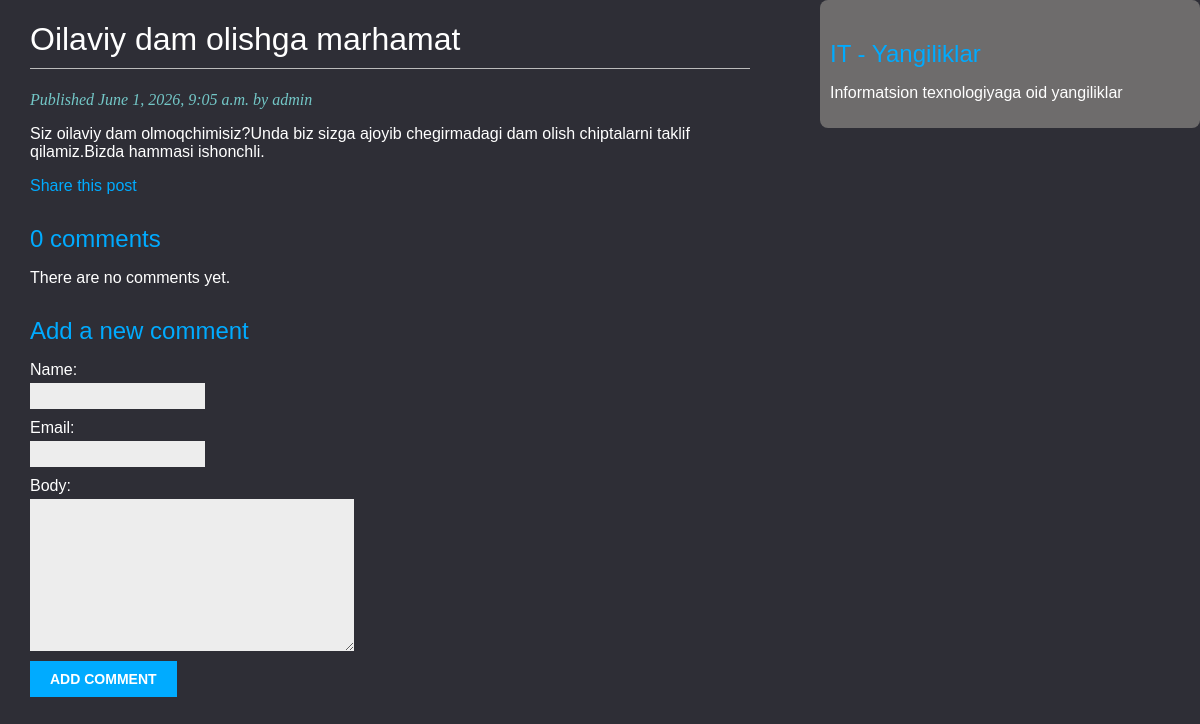
The app's page /2026/6/1/oilaviy-dam-olishga-marhamat/ with its own data.
### blogapp/models.py (models this page shows, shortened)
class Post(models.Model):
    STATUS_CHOICES = (
        ('draft', 'Draft'),
        ('published', 'Published')
    )
    title = models.CharField(max_length=250)
    slug = models.CharField(max_length=250, unique_for_date='publish')
    author = models.ForeignKey(User, on_delete=models.CASCADE, related_name='blog_posts')
    body = models.TextField()
    publish = models.DateTimeField(default=timezone.now())
    created = models.DateTimeField(auto_now_add=True)
    updated = models.DateTimeField(auto_now=True)
    status = models.CharField(max_length=10, choices=STATUS_CHOICES, default='draft')
    class Meta:
        ordering = ('-publish',)
    objects = models.Manager()
    published = PublishedManager()

### blogapp/views.py (the view)
# urls.py: path('<int:year>/<int:month>/<int:day>/<slug:slug>/', post_detail, name='post_detail'),
def post_detail(request, year, month, day, slug):
    post = get_object_or_404(Post, slug=slug, status='published', publish__year=year, publish__month=month,
                             publish__day=day)
    comments = post.comments.filter(active=True)
    new_comment = None
    if request.method == 'POST':
        comment_form = CommentForm(data=request.POST)
        if comment_form.is_valid():
            new_comment = comment_form.save(commit=False)
            new_comment.post = post
            new_comment.save()
    else:
        comment_form = CommentForm()
    return render(request,
                  'blog/post/detail.html',
                  {'post': post,
                   'comments': comments,
                   'new_comment': new_comment,
                   'comment_form': comment_form})

### blogapp/forms.py
class CommentForm(forms.ModelForm):
    class Meta:
        model = Comment
        fields = ('name', 'email', 'body')

### templates/blog/post/detail.html (shortened to what this page needs)
{% extends 'blog/base.html' %}
{% block content %}
    <h1>{{ post.title }}</h1>
    <p class="date">
        Published {{ post.publish }} by {{ post.author }}
    </p>
    {{ post.body|linebreaks }}
    <p>
        <a href="{% url 'blogapp:post_share' post.id %}">
            Share this post
        </a>
    </p>
    {% with comments.count as total_comments %}
        <h2>
            {{ total_comments }} comment{{total_comments|pluralize}}
        </h2>
    {% endwith %}
    {% for comment in comments %}
        <div class="comment">
            <p class="info">
                Comment {{ forloop.counter }} by {{comment.name}}
                {{ comment.created }}
            </p>
            {{ comment.body|linebreaks }}
        </div>
    {% empty %}
        <p> There are no comments yet.</p>
    {% endfor %}
    {% if new_comment %}
        <h2>Your comment has been added</h2>
    {% else %}
        <h2>Add a new comment</h2>
        <form method="post" style="color:white !important;">
            {{ comment_form.as_p }}
            <p><input type="submit" value="Add comment"></p>
        </form>
    {% endif %}
{% endblock %}

### static/css/blog.css (style rules this page uses)
body { margin:0; padding:0; font-family:helvetica,sans-serif; background-color:#2e2e36; color:white; }
a { color: #00abff; text-decoration:none; }
h1 { font-weight:normal; border-bottom:1px solid #bbb; padding:0 0 10px 0; }
h2 { font-weight:normal; margin:30px 0 0; color:#00abff; }
p.date { color:#73c7c7; font-family:georgia,serif; fon-size:12px; font-style:italic; }
label { float: left; clear:both; color:#333; margin-bottom:4px; }
input,textarea { clear:both; float:left; margin:0 0 10px; background:#ededed; border:0; padding:6px 10px; font-size:12px; }
input[type=submit] { font-weight:bold; background:#00abff; color:#fff; padding:10px 20px; font-size:14px; text-transform:uppercase; }
label { color:blue !important; }

### templates/blog/base.html (style rules this page uses)
label { color: white !important; }

### records on screen
Post: title "Oilaviy dam olishga marhamat", publish "June 1, 2026, 9:05 a.m.", author "admin", body "Siz oilaviy dam olmoqchimisiz?Unda biz sizga ajoyib chegirmadagi dam olish chiptalarni taklif qilamiz.Bizda hammasi ishonchli."

### other values on screen
{{ total_comments }} "0"
